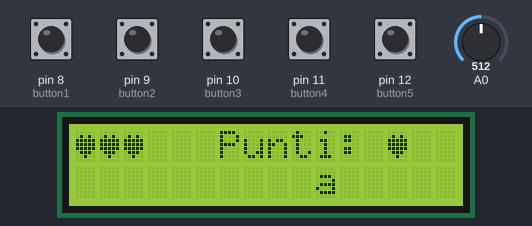
Recording of a sketch running on a simulated Arduino Uno, built with avr-gcc and run on an emulated ATmega328P. On the bench: 16×2 character LCD. Inputs (shaded band) come from the test bench; at power-on: pin 8 (button1), pin 9 (button2), pin 10 (button3), pin 11 (button4), pin 12 (button5) LOW, A0 = 512. Random numbers use the default seed unless the sketch sets one.

Above: at 1.2 s.
1.3 s: A0 set to 716
At 3.7 s:
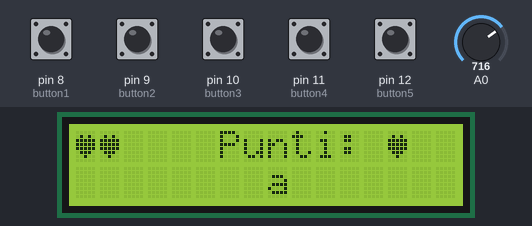
10.5 s: A0 set to 900
At 14.9 s:
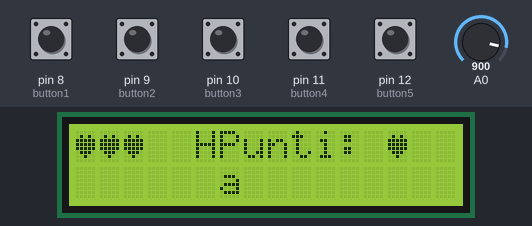
18.5 s: pin 8 (button1) pulled HIGH for 1.6 s
At 21.0 s:
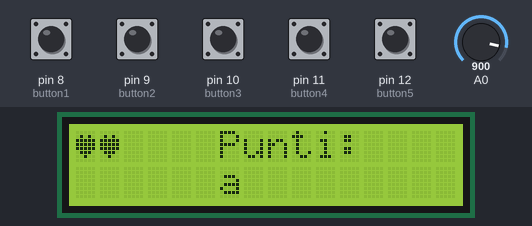
27.5 s: A0 set to 1023
At 32.2 s:
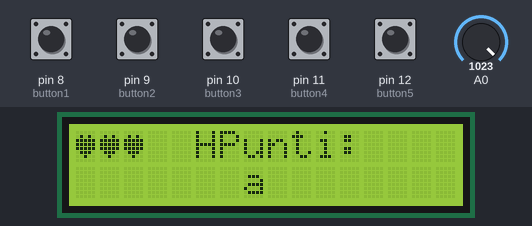
35.6 s: pin 9 (button2) pulled HIGH for 1.6 s
At 38.3 s:
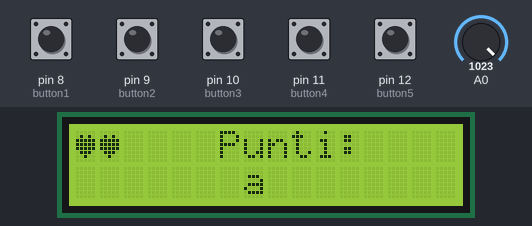
44.6 s: pin 8 (button1) driven HIGH and pin 9 (button2) driven HIGH
At 52.0 s:
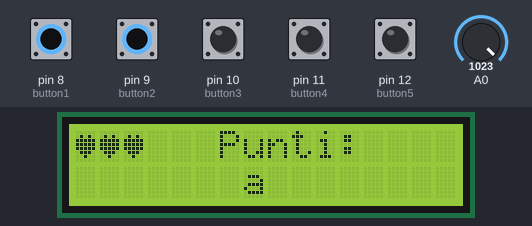
Timing chart, 0 to 53.5 s (numbered marks = the images above; inputs shaded):
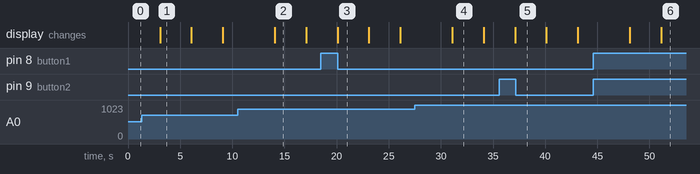

The sketch:

PiGreco.ino
```cpp
  #include <LiquidCrystal.h>
LiquidCrystal lcd(0, 1, 4, 5, 6, 7);

int button1 = 8;
int button2 = 9;
int button3 = 10;
int button4 = 11;
int button5 = 12;
byte cuore[8] = {B00000, B01010, B11111, B11111, B11111, B01110, B00100, B00000};
int punti = 0;
double tempo = 3000;
int posizione = 0;
int vite = 3;

void setup() {
  // put your setup code here, to run once:
  pinMode(button1, INPUT);
  pinMode(button2, INPUT);
  pinMode(button3, INPUT);
  pinMode(button4, INPUT);
  pinMode(button5, INPUT);
  lcd.begin(16, 2);
  lcd.createChar(0, cuore);
}

void loop() {
  // put your main code here, to run repeatedly:
  if (vite != 0)
  {
   BottoniOff();
   StampaVitePunti();
   lcd.write(punti);
   StampaPiGreco();
   PremiBottone();
   BottoniOff();
  }
  else
  {
    lcd.clear();
    lcd.setCursor(5,0);
    lcd.write("Hai perso");
    delay(5000);
    vite = 3;
  }
}

void StampaVitePunti()
{
  lcd.setCursor(0,0);
  for (int i = vite; i > 0; i--)
  {
    lcd.write(byte(0));
  }
  lcd.setCursor(6, 0);
  lcd.write("Punti: ");
  lcd.setCursor(13, 0);
  //lcd.write(punti);
}

void StampaPiGreco()
{
  randomSeed(analogRead(0));
  posizione = random(6, 11);
  lcd.setCursor(posizione, 1);
  lcd.write("a");
  delay(tempo);
  lcd.clear();
}

void PremiBottone()
{
  bool punto = false;
  if (posizione == 6 && digitalRead(button1) == HIGH)
  {
    punti++;
    punto = true;
  }
  else if (posizione == 7 && digitalRead(button2) == HIGH)
  {
    punti++;
    punto = true;
  }
  else if (posizione == 8 && digitalRead(button3) == HIGH)
  {
    punti++;
    punto = true;
  }
  else if (posizione == 9 && digitalRead(button4) == HIGH)
  {
    punti++;
    punto = true;
  }
  else if (posizione == 10 && digitalRead(button5) == HIGH)
  {
    punti++;
    punto = true;
  }
  if (!punto)
  {
    vite--;
  }
}

void AccorciaTempo()
{
  if(punti % 5 == 0)
  {
    tempo = tempo / 0,25;
  }
}

void BottoniOff()
{
  digitalRead(button1) == LOW;
  digitalRead(button2) == LOW;
  digitalRead(button3) == LOW;
  digitalRead(button4) == LOW;
  digitalRead(button5) == LOW;
}
```

Measured:
- what the display in image 1 shows lasts 3.0 s, from 3.1 s to 6.1 s
